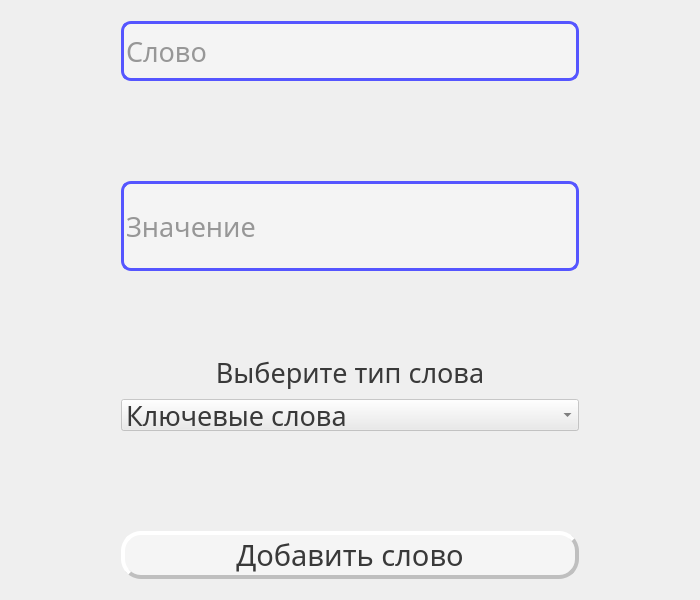
<?xml version="1.0" encoding="UTF-8"?>
<ui version="4.0">
 <class>TechEng</class>
 <widget class="QWidget" name="TechEng">
  <property name="geometry">
   <rect>
    <x>0</x>
    <y>0</y>
    <width>700</width>
    <height>600</height>
   </rect>
  </property>
  <property name="sizePolicy">
   <sizepolicy hsizetype="Fixed" vsizetype="Fixed">
    <horstretch>0</horstretch>
    <verstretch>0</verstretch>
   </sizepolicy>
  </property>
  <property name="minimumSize">
   <size>
    <width>700</width>
    <height>600</height>
   </size>
  </property>
  <property name="maximumSize">
   <size>
    <width>700</width>
    <height>600</height>
   </size>
  </property>
  <property name="windowTitle">
   <string>TechEng</string>
  </property>
  <layout class="QVBoxLayout" name="verticalLayout_4">
   <item>
    <layout class="QVBoxLayout" name="verticalLayout_2">
     <property name="leftMargin">
      <number>10</number>
     </property>
     <property name="topMargin">
      <number>10</number>
     </property>
     <property name="rightMargin">
      <number>10</number>
     </property>
     <property name="bottomMargin">
      <number>10</number>
     </property>
     <item>
      <layout class="QVBoxLayout" name="verticalLayout">
       <property name="spacing">
        <number>100</number>
       </property>
       <property name="leftMargin">
        <number>100</number>
       </property>
       <property name="rightMargin">
        <number>100</number>
       </property>
       <item>
        <widget class="QLineEdit" name="word">
         <property name="sizePolicy">
          <sizepolicy hsizetype="Expanding" vsizetype="Expanding">
           <horstretch>0</horstretch>
           <verstretch>0</verstretch>
          </sizepolicy>
         </property>
         <property name="minimumSize">
          <size>
           <width>0</width>
           <height>60</height>
          </size>
         </property>
         <property name="maximumSize">
          <size>
           <width>16777215</width>
           <height>60</height>
          </size>
         </property>
         <property name="font">
          <font>
           <family>Trebuchet MS</family>
           <pointsize>20</pointsize>
          </font>
         </property>
         <property name="styleSheet">
          <string notr="true">background: rgba(255, 255, 255, 0.3);
border-radius: 10px;
border-style:solid;
 border-width:3px;
border-color: rgb(85, 85, 255);
color: rgb(57, 57, 57)</string>
         </property>
         <property name="placeholderText">
          <string>Слово</string>
         </property>
        </widget>
       </item>
       <item>
        <widget class="QLineEdit" name="meaning">
         <property name="sizePolicy">
          <sizepolicy hsizetype="Expanding" vsizetype="Expanding">
           <horstretch>0</horstretch>
           <verstretch>0</verstretch>
          </sizepolicy>
         </property>
         <property name="minimumSize">
          <size>
           <width>0</width>
           <height>90</height>
          </size>
         </property>
         <property name="maximumSize">
          <size>
           <width>16777215</width>
           <height>90</height>
          </size>
         </property>
         <property name="font">
          <font>
           <family>Trebuchet MS</family>
           <pointsize>20</pointsize>
          </font>
         </property>
         <property name="styleSheet">
          <string notr="true">background: rgba(255, 255, 255, 0.3);
border-radius: 10px;
border-style:solid;
 border-width:3px;
border-color: rgb(85, 85, 255);
color: rgb(57,57,57)</string>
         </property>
         <property name="placeholderText">
          <string>Значение</string>
         </property>
        </widget>
       </item>
       <item>
        <layout class="QVBoxLayout" name="verticalLayout_3">
         <property name="spacing">
          <number>10</number>
         </property>
         <item>
          <widget class="QLabel" name="label">
           <property name="font">
            <font>
             <family>Trebuchet MS</family>
             <pointsize>20</pointsize>
            </font>
           </property>
           <property name="styleSheet">
            <string notr="true">color:  rgb(57, 57, 57)</string>
           </property>
           <property name="text">
            <string>Выберите тип слова</string>
           </property>
           <property name="alignment">
            <set>Qt::AlignCenter</set>
           </property>
          </widget>
         </item>
         <item>
          <widget class="QComboBox" name="comboBox">
           <property name="font">
            <font>
             <family>Trebuchet MS</family>
             <pointsize>20</pointsize>
            </font>
           </property>
           <property name="styleSheet">
            <string notr="true">background: rgba(234, 234, 234, 0.6);
color: rgb(57, 57, 57)</string>
           </property>
           <item>
            <property name="text">
             <string>Ключевые слова</string>
            </property>
           </item>
           <item>
            <property name="text">
             <string>Слова для разработки</string>
            </property>
           </item>
           <item>
            <property name="text">
             <string>Back-end разработка</string>
            </property>
           </item>
          </widget>
         </item>
        </layout>
       </item>
       <item>
        <widget class="QPushButton" name="addword">
         <property name="font">
          <font>
           <family>Trebuchet MS</family>
           <pointsize>22</pointsize>
          </font>
         </property>
         <property name="styleSheet">
          <string notr="true">QPushButton{background: rgba(255, 255, 255, 0.4);
border-radius: 20px;
border-style: outset;
 border-width: 4px;
border-color:rgb(191, 191, 191);
color:rgb(57, 57, 57);}

QPushButton:pressed {
background: rgba(234, 234, 234, 0.6);
color:rgb(57, 57, 57);
}</string>
         </property>
         <property name="text">
          <string>Добавить слово</string>
         </property>
        </widget>
       </item>
      </layout>
     </item>
    </layout>
   </item>
  </layout>
 </widget>
 <resources/>
 <connections/>
</ui>
